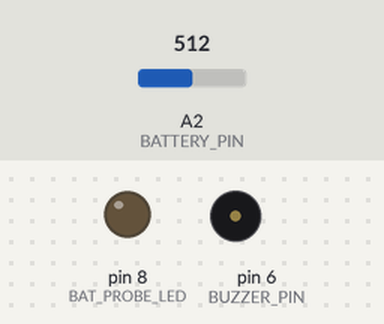
Recording of a sketch running on a simulated Arduino Uno, built with avr-gcc and run on an emulated ATmega328P. On the bench: output pins drawn as LEDs (lit = HIGH), buzzer (waves = sounding). Inputs (shaded band) come from the test bench; at power-on: A2 (BATTERY_PIN) = 512. The ROS host is connected and sends only what is stated.

Above: at 3.2 s.
3.3 s: A2 (BATTERY_PIN) set to 408
6.5 s: A2 (BATTERY_PIN) set to 379
At 9.4 s:
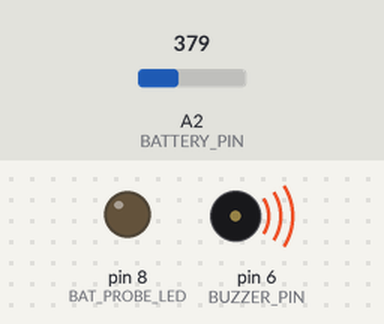
9.7 s: A2 (BATTERY_PIN) set to 0
Timing chart, 0 to 12.7 s (numbered marks = the images above; inputs shaded):
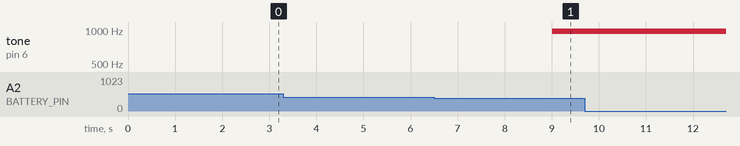

Measured:
- the behaviour switches between 398 and 397 on A2 (BATTERY_PIN) (found by bisection; images 0 and 1)
- after the input at 6.5 s, tone on pin 6 (BUZZER_PIN): silent → 977 Hz after 2.5 s
- after the input at 9.7 s, every drawn part: stays the same

The sketch:

new_onboard_receiver.ino
```cpp
/*
 * Author: Ewerton Lopes
 * Politecnico di Milano, June 18, 2018
 *
 */
#include <ros.h>
#include <std_msgs/Int8.h>

#define BUZZER_PIN  6
#define BAT_PROBE_LED 8
#define BATTERY_PIN A2
#define OFF 0
#define ON 1
#define BAT_CHK_TIMEOUT_TRH 3000     // publishes battery data every 3 secs.
#define BEEPING_INTERVAL 400
#define LOW_BATTERY_VOLTAGE 22
#define VOLTAGE_TRH 1.947   // A voltage less then 1.77 correspond to battery
                            // level at 20V, 1.947 correspond to battery level at 22V.

unsigned long last_battery_check_time;
unsigned long last_battery_beep_time;
unsigned long last_acc_time;          // last acc sample time that we saw.
int should_beep;


ros::NodeHandle nh;
std_msgs::Int8 bat_msg;

ros::Publisher bat_pub("arduino/battery", &bat_msg);


void setup(){
  nh.getHardware()->setBaud(115200);
  nh.initNode();
  delay(1000);
  nh.advertise(bat_pub);
  delay(1000);

  pinMode(BAT_PROBE_LED, OUTPUT);
  pinMode(BUZZER_PIN, OUTPUT);

}

void loop(){

    // Publish battery state every 3 seconds!
    if (millis() - last_battery_check_time > BAT_CHK_TIMEOUT_TRH){
        last_battery_check_time = millis();
        float voltage = checkBatteryLevel();
        if (voltage != 0){
          digitalWrite(BAT_PROBE_LED, HIGH);
        }
        bat_msg.data = voltage;
        bat_pub.publish(&bat_msg);
    }

    nh.spinOnce();
    delay(3);
    digitalWrite(BAT_PROBE_LED, LOW);
}


// Reads voltage level at battery pin (analog). This
// voltage comes from the voltage divider circuit used to monitor the battery.
float getVoltageLevel(){
  float voltage = (analogRead(BATTERY_PIN) * 5.015) / 1024.0;
  return (LOW_BATTERY_VOLTAGE*voltage)/VOLTAGE_TRH;  // Converted voltage (approx).
}

// Checks the battery level and produces a beep in case it is low. Also writes
// the voltage level to serial port.
float checkBatteryLevel(){
  float voltage = getVoltageLevel();

  if (voltage <= LOW_BATTERY_VOLTAGE && voltage >= (LOW_BATTERY_VOLTAGE/2)){
    if ((millis() - last_battery_beep_time) > BEEPING_INTERVAL){
      last_battery_beep_time = millis();
      if (should_beep == OFF) {
        should_beep = ON;
        beep(200);
      } else {
        should_beep = OFF;
        beep(0);
      }
    }
  }else{
    digitalWrite(BUZZER_PIN, LOW);
  }
  return voltage;
}

void beep(unsigned char delayms){
  analogWrite(BUZZER_PIN, delayms);      // Almost any value can be used except 0 and 255
}
```
